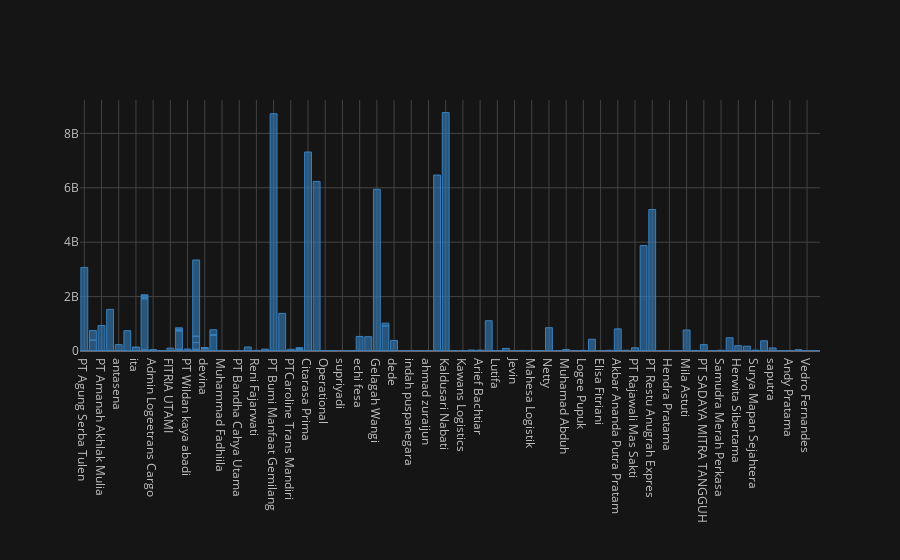

Write notebook code for a chart like this one.
### Markdown cell above
### Visualization Total Amount of Transaction Per User

### Code cell
delivery.iplot(kind='bar',x='name',y='Total_transaction',color='blue',theme='solar');

### Figure 1 — Plotly figure (JSON) as saved in the notebook; plotly's stock layout.template omitted (floating-point values rounded to 4 significant figures)
{"data": [{"marker": {"color": "rgba(55, 128, 191, 0.6)", "line": {"color": "rgba(55, 128, 191, 1.0)", "width": 1}}, "name": "Total_transaction", "orientation": "v", "text": "", "type": "bar", "x": ["PT Agung Serba Tulen", "dellciamarotama", "PT Amanah Akhlak Mulia", "adend", "antasena", "fiqih fajrin", "ita", "ita", "Admin", "Admin Logeetrans Cargo", "Benni Nofrizal", "FITRIA UTAMI", "Mellysa Icha", "PT Wildan kaya abadi", "Raffi Ahmad", "devina", "ina", "Muhammad Fadhiila", "BTSA Zepri", "PT Bandha Cahya Utama", "PT Bhanda Ghara Reksa ", "Reni Fajarwati", "PT Buans faras Sakti ", "PT Bumi Manfaat Gemilang", "PT Carma Guna Mandiri", "PTCaroline Trans Mandiri", "kintetsu", "Citarasa Prima ", "Yudhie Lesmana", "Operational", "Dellcia Moratama", "dellciamarotama", "supriyadi", "Admin", "Admin Logeetrans Cargo", "Mellysa Icha", "Raffi Ahmad", "Suryono fesa", "echi fesa", "ina", "Angga Torikho", "Gelagah Wangi", "Admin", "Mellysa Icha", "Raffi Ahmad", "Ummi Robbaniyah Mushthofa", "dede", "devina", "hendry sukhamta", "ina", "indah puspanegara", "Admin", "PT JPLB DKI", "ahmad zuraijun", "CV Jaya Bersama ", "Kaldusari Nabati ", "devina", "Kawans Logistics", "Kawans Logistics ", "alamsyah", "Arief Bachtiar", "kintetsu", "regina", "Lutifa", "Melati Esther", "Jevin", "topando egi", "Mahesa Logistik", "Santi Nurmila", "Netty", "Rizki alhakim", "Muhamad Abduh", "sudarjo", "Logee Pupuk", "Admin", "Tio Rismayanti", "kintetsu", "Elisa Fitriani", "ardiansyah", "Akbar Ananda Putra Pratam", "Febriyanti Tamba", "PT Rajawali Mas Sakti", "Rajaya", "PT Restu Anugrah Expres", "Raffi Ahmad", "MIRA", "Hendra Pratama", "Ismail", "Mellysa Icha", "Mila Astuti", "PT SABA TRANSINDO", "PT SADAYA MITRA TANGGUH", "Sastrawan Wijaya", "devina", "Samudra Merah Perkasa ", "Mellysa Icha", "Semen Baturaja", "Herwita Sibertama", "S LOG Jakarta", "Mellysa Icha", "Raffi Ahmad", "Surya Mapan Sejahtera ", "Ummi Robbaniyah Mushthofa", "TIRTA CARMA PUTRA ", "Akbar Ananda Putra Pratam", "saputra", "chandra", "Andy Pratama", "Habibie Albi Althoyibi", "Vedro Fernandes", "PT ZEESINDO INTERNASIONAL"], "y": [3072300000, 399359909, 936000000, 1530700000, 235453100, 747283250, 134153200, 1650000, 41100000, 9000000, 14225000, 104000000, 62460000, 71000000, 60500000, 88150000, 581960000, 21500000, 11200000, 4000000, 146000000, 24150000, 67900000, 8723000000, 1384500000, 63000000, 63400000, 7316450000, 6234900000, 9650000, 1800000, 357000000, 1200000, 1880000000, 42800000, 672454000, 249600000, 17000000, 535000000, 21100000, 526000000, 5945020000, 36300000, 27650000, 225010000, 923075000, 387470000, 12045000, 1870000, 177900000, 1000000, 72320340, 3950000, 500000, 6468680000, 8767168000, 3306000, 4600000, 13800000, 35000000, 32000000, 12500000, 1113300000, 5400000, 95625088, 3550000, 20750000, 18000000, 13060000, 857000000, 484000, 55750000, 1500000, 22097214, 38000000, 430750000, 47040000, 4200000, 25250000, 3500000, 26800000, 119271000, 3878250000, 5202670008, 8446644, 2800000, 14728312, 4700000, 10186000, 772060000, 20406150, 235199575, 10932000, 24664300, 26900000, 25035202, 486981200, 194800000, 176140000, 55000000, 2803450000, 30250000, 102500000, 377000000, 810650000, 112000000, 11500000, 8800000, 47920000, 1300000, 5700000]}], "layout": {"legend": {"bgcolor": "#151516", "font": {"color": "#D9D9D9"}}, "paper_bgcolor": "#151516", "plot_bgcolor": "#151516", "title": {"font": {"color": "#D9D9D9"}}, "xaxis": {"gridcolor": "#434343", "showgrid": true, "tickfont": {"color": "#C2C2C2"}, "title": {"font": {"color": "#D9D9D9"}, "text": ""}, "zerolinecolor": "#666570"}, "yaxis": {"gridcolor": "#434343", "showgrid": true, "tickfont": {"color": "#C2C2C2"}, "title": {"font": {"color": "#D9D9D9"}, "text": ""}, "zerolinecolor": "#666570"}}}
